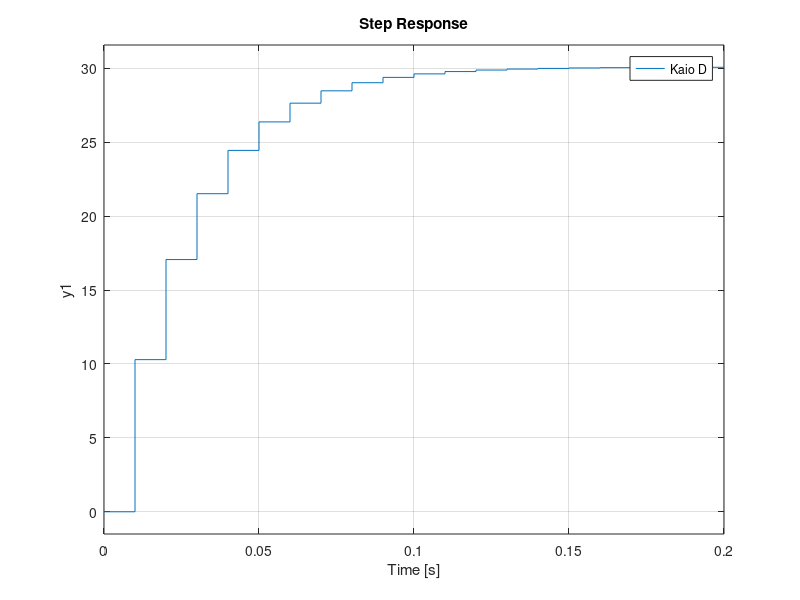

Write MATLAB code to recreate this figure.
clear;close all;clc


s = tf('s');
Ts = 1/100;
H_d = 1203/(s+40.98);
H_e = 1260/(s+41.88);

H_dz = c2d(H_d,Ts);
H_ez = c2d(H_e,Ts);


%% Kaio

H_dz_k = tf([9.8494 9.3951],[1 -0.3327 0.01],Ts);
H_ez_k = tf([8.3695 8.6422],[1 -0.3666 0.0064],Ts);

step(H_dz_k)
hold on
step(H_ez_k)
step(H_dz)
step(H_ez)

legend('Kaio D','Kaio E','My D','My E')